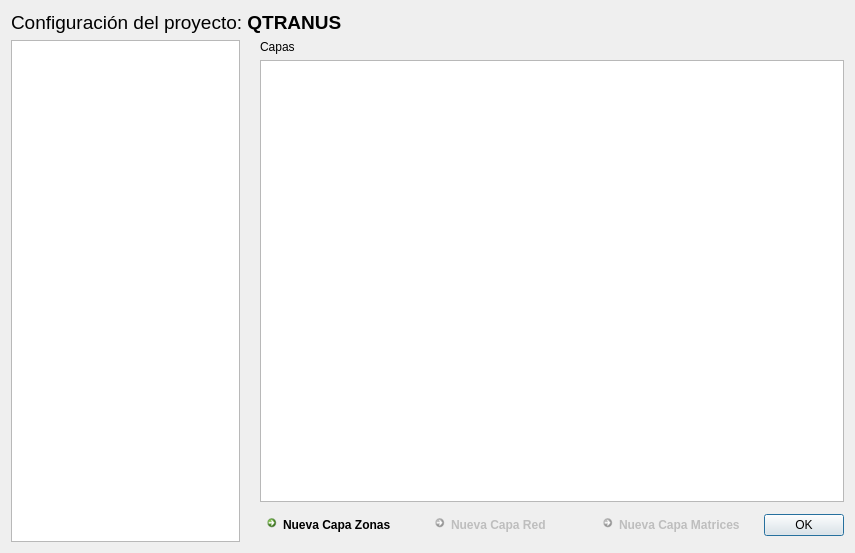
<?xml version="1.0" encoding="UTF-8"?>
<ui version="4.0">
 <class>Dialog</class>
 <widget class="QDialog" name="Dialog">
  <property name="geometry">
   <rect>
    <x>0</x>
    <y>0</y>
    <width>855</width>
    <height>553</height>
   </rect>
  </property>
  <property name="windowTitle">
   <string>Dialog</string>
  </property>
  <layout class="QGridLayout" name="gridLayout">
   <item row="0" column="0">
    <widget class="QLabel" name="label_2">
     <property name="text">
      <string>&lt;html&gt;&lt;head/&gt;&lt;body&gt;&lt;p&gt;&lt;span style=&quot; font-size:14pt;&quot;&gt;Configuración del proyecto: &lt;/span&gt;&lt;span style=&quot; font-size:14pt; font-weight:600;&quot;&gt;QTRANUS&lt;/span&gt;&lt;/p&gt;&lt;/body&gt;&lt;/html&gt;</string>
     </property>
    </widget>
   </item>
   <item row="1" column="0">
    <layout class="QHBoxLayout" name="horizontalLayout_3">
     <item>
      <widget class="QTreeView" name="scenarios"/>
     </item>
     <item>
      <spacer name="horizontalSpacer">
       <property name="orientation">
        <enum>Qt::Horizontal</enum>
       </property>
       <property name="sizeHint" stdset="0">
        <size>
         <width>40</width>
         <height>20</height>
        </size>
       </property>
      </spacer>
     </item>
     <item>
      <layout class="QVBoxLayout" name="verticalLayout_2">
       <item>
        <widget class="QLabel" name="label_4">
         <property name="text">
          <string>Capas</string>
         </property>
        </widget>
       </item>
       <item>
        <widget class="QListView" name="layer_list"/>
       </item>
       <item>
        <layout class="QHBoxLayout" name="horizontalLayout_2">
         <item>
          <widget class="QCommandLinkButton" name="zone_layer">
           <property name="text">
            <string>Nueva Capa Zonas</string>
           </property>
           <property name="icon">
            <iconset theme="add">
             <normaloff>../../../../Desarrollo/qtranus/forms</normaloff>../../../../Desarrollo/qtranus/forms</iconset>
           </property>
           <property name="iconSize">
            <size>
             <width>10</width>
             <height>10</height>
            </size>
           </property>
          </widget>
         </item>
         <item>
          <widget class="QCommandLinkButton" name="commandLinkButton_5">
           <property name="enabled">
            <bool>false</bool>
           </property>
           <property name="text">
            <string>Nueva Capa Red</string>
           </property>
           <property name="icon">
            <iconset theme="add">
             <normaloff>../../../../Desarrollo/qtranus/forms</normaloff>../../../../Desarrollo/qtranus/forms</iconset>
           </property>
           <property name="iconSize">
            <size>
             <width>10</width>
             <height>10</height>
            </size>
           </property>
          </widget>
         </item>
         <item>
          <widget class="QCommandLinkButton" name="commandLinkButton_6">
           <property name="enabled">
            <bool>false</bool>
           </property>
           <property name="text">
            <string>Nueva Capa Matrices</string>
           </property>
           <property name="icon">
            <iconset theme="add">
             <normaloff>../../../../Desarrollo/qtranus/forms</normaloff>../../../../Desarrollo/qtranus/forms</iconset>
           </property>
           <property name="iconSize">
            <size>
             <width>10</width>
             <height>10</height>
            </size>
           </property>
          </widget>
         </item>
         <item>
          <widget class="QDialogButtonBox" name="buttonBox_2">
           <property name="orientation">
            <enum>Qt::Horizontal</enum>
           </property>
           <property name="standardButtons">
            <set>QDialogButtonBox::Ok</set>
           </property>
          </widget>
         </item>
        </layout>
       </item>
      </layout>
     </item>
    </layout>
   </item>
  </layout>
 </widget>
 <resources/>
 <connections>
  <connection>
   <sender>buttonBox_2</sender>
   <signal>rejected()</signal>
   <receiver>Dialog</receiver>
   <slot>reject()</slot>
   <hints>
    <hint type="sourcelabel">
     <x>316</x>
     <y>260</y>
    </hint>
    <hint type="destinationlabel">
     <x>286</x>
     <y>274</y>
    </hint>
   </hints>
  </connection>
  <connection>
   <sender>buttonBox_2</sender>
   <signal>accepted()</signal>
   <receiver>Dialog</receiver>
   <slot>accept()</slot>
   <hints>
    <hint type="sourcelabel">
     <x>248</x>
     <y>254</y>
    </hint>
    <hint type="destinationlabel">
     <x>157</x>
     <y>274</y>
    </hint>
   </hints>
  </connection>
 </connections>
</ui>
